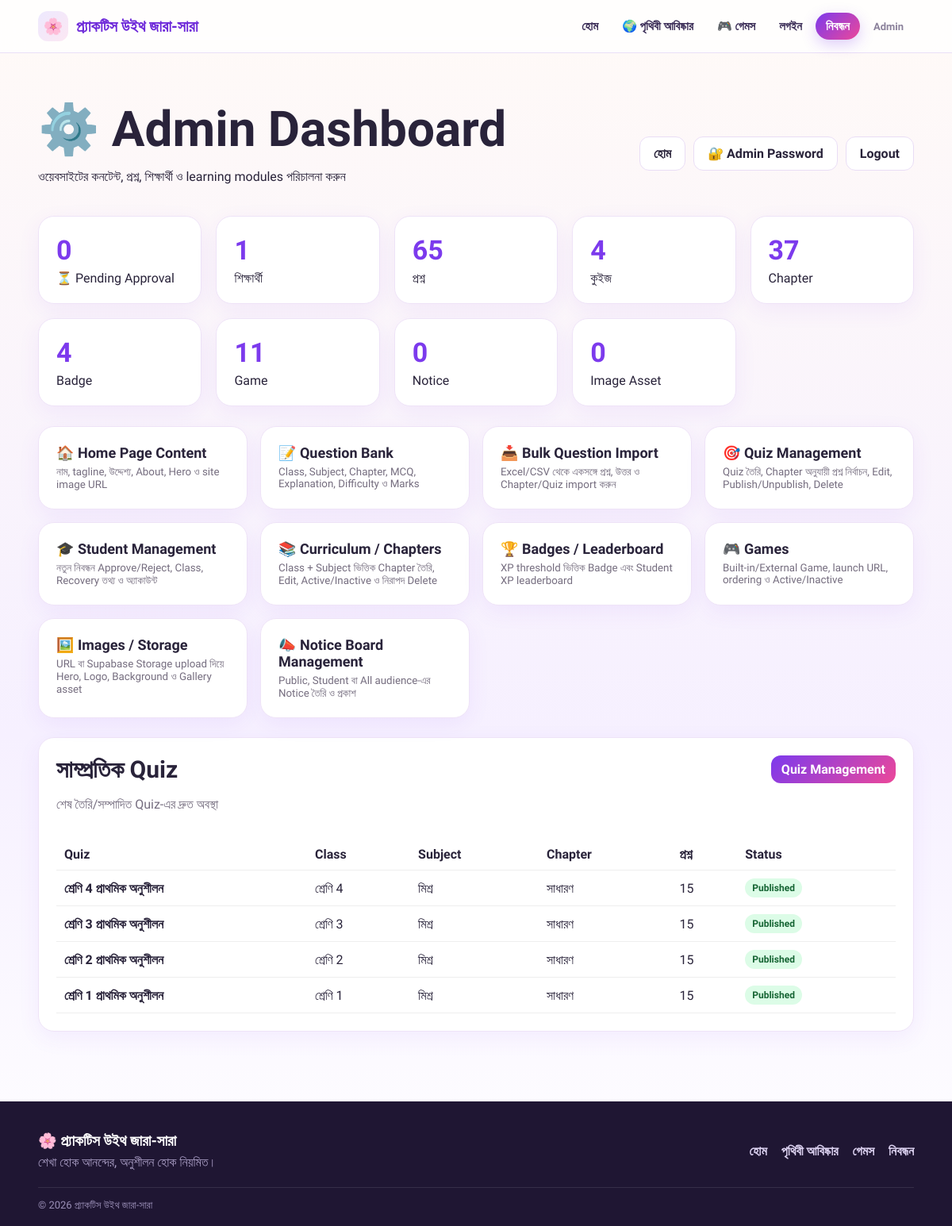
The page /admin (signed in) on the database its author committed.
### tables this page shows
CREATE TABLE site_settings(id INTEGER PRIMARY KEY AUTOINCREMENT,site_name TEXT,tagline TEXT,purpose TEXT,about TEXT,hero_title TEXT,hero_subtitle TEXT,logo_url TEXT,hero_image_url TEXT,background_url TEXT,facebook_url TEXT);

CREATE TABLE quizzes(id INTEGER PRIMARY KEY AUTOINCREMENT,title TEXT NOT NULL,description TEXT,class_id INTEGER,subject_id INTEGER,chapter_id INTEGER,time_limit INTEGER DEFAULT 0,total_marks INTEGER DEFAULT 0,published INTEGER DEFAULT 0,question_count INTEGER DEFAULT 0,max_question_count INTEGER DEFAULT 50,student_can_choose_count INTEGER DEFAULT 0,randomize_questions INTEGER DEFAULT 1,created_at TEXT DEFAULT CURRENT_TIMESTAMP,FOREIGN KEY(class_id) REFERENCES classes(id),FOREIGN KEY(subject_id) REFERENCES subjects(id),FOREIGN KEY(chapter_id) REFERENCES chapters(id));

### app.py (the view)
@app.route('/admin')
@admin_required
def admin():
    d = db()
    try:
        tables = ['students','questions','quizzes','notices','chapters','badges','games','media_assets']
        counts = {t: d.fetchone(f'SELECT COUNT(*) AS n FROM {t}')['n'] for t in tables}
        counts['pending_approvals'] = d.fetchone("SELECT COUNT(*) AS n FROM students WHERE registration_status='pending'")['n']
        settings = d.fetchone('SELECT * FROM site_settings LIMIT 1')
        recent_quizzes = d.fetchall(
            '''SELECT q.id,q.title,q.published,q.time_limit,c.name class_name,s.name subject_name,ch.title chapter_name,
                      COUNT(qq.question_id) AS question_pool_count
               FROM quizzes q LEFT JOIN classes c ON c.id=q.class_id LEFT JOIN subjects s ON s.id=q.subject_id
               LEFT JOIN chapters ch ON ch.id=q.chapter_id LEFT JOIN quiz_questions qq ON qq.quiz_id=q.id
               GROUP BY q.id,c.name,s.name,ch.title ORDER BY q.id DESC LIMIT 8'''
        )
        return render_template('admin/dashboard.html', counts=counts, settings=settings, recent_quizzes=recent_quizzes)
    finally:
        d.close()

### app.py (called while the page is built)
def db():
    return DB()

def admin_required(f):
    @wraps(f)
    def w(*a, **kw):
        if not session.get('admin_id'):
            return redirect(url_for('admin_login'))
        return f(*a, **kw)
    return w

    def execute(self, sql, params=()):
        if self.pg:
            sql = sql.replace('?', '%s')
        self.cur.execute(sql, params)
        return self.cur

    def fetchone(self, sql, params=()):
        return self.execute(sql, params).fetchone()

    def fetchall(self, sql, params=()):
        return self.execute(sql, params).fetchall()

    def close(self):
        try:
            self.cur.close()
        finally:
            self.c.close()

### templates/admin/dashboard.html
{% extends 'base.html' %}{% block title %}Admin Dashboard{% endblock %}{% block content %}<div class="wrap section"><div class="adminhead"><div><h1>⚙️ Admin Dashboard</h1><p>ওয়েবসাইটের কনটেন্ট, প্রশ্ন, শিক্ষার্থী ও learning modules পরিচালনা করুন</p></div><div class="actions"><a class="btn" href="{{url_for('home')}}">হোম</a><a class="btn" href="{{url_for('admin_password')}}">🔐 Admin Password</a><a class="btn" href="{{url_for('admin_logout')}}">Logout</a></div></div><div class="grid statgrid"><a class="card statcard" href="{{url_for('admin_students',status='pending')}}"><b>{{counts.pending_approvals}}</b><span>⏳ Pending Approval</span></a><div class="card statcard"><b>{{counts.students}}</b><span>শিক্ষার্থী</span></div><div class="card statcard"><b>{{counts.questions}}</b><span>প্রশ্ন</span></div><div class="card statcard"><b>{{counts.quizzes}}</b><span>কুইজ</span></div><div class="card statcard"><b>{{counts.chapters}}</b><span>Chapter</span></div><div class="card statcard"><b>{{counts.badges}}</b><span>Badge</span></div><div class="card statcard"><b>{{counts.games}}</b><span>Game</span></div><div class="card statcard"><b>{{counts.notices}}</b><span>Notice</span></div><div class="card statcard"><b>{{counts.media_assets}}</b><span>Image Asset</span></div></div><div class="admin-menu"><a class="card admin-link" href="{{url_for('admin_settings')}}"><strong>🏠 Home Page Content</strong><small>নাম, tagline, উদ্দেশ্য, About, Hero ও site image URL</small></a><a class="card admin-link" href="{{url_for('admin_questions')}}"><strong>📝 Question Bank</strong><small>Class, Subject, Chapter, MCQ, Explanation, Difficulty ও Marks</small></a><a class="card admin-link" href="{{url_for('admin_question_import')}}"><strong>📥 Bulk Question Import</strong><small>Excel/CSV থেকে একসঙ্গে প্রশ্ন, উত্তর ও Chapter/Quiz import করুন</small></a><a class="card admin-link" href="{{url_for('admin_quizzes')}}"><strong>🎯 Quiz Management</strong><small>Quiz তৈরি, Chapter অনুযায়ী প্রশ্ন নির্বাচন, Edit, Publish/Unpublish, Delete</small></a><a class="card admin-link" href="{{url_for('admin_students')}}"><strong>🎓 Student Management</strong><small>নতুন নিবন্ধন Approve/Reject, Class, Recovery তথ্য ও অ্যাকাউন্ট</small></a><a class="card admin-link" href="{{url_for('admin_chapters')}}"><strong>📚 Curriculum / Chapters</strong><small>Class + Subject ভিত্তিক Chapter তৈরি, Edit, Active/Inactive ও নিরাপদ Delete</small></a><a class="card admin-link" href="{{url_for('admin_badges')}}"><strong>🏆 Badges / Leaderboard</strong><small>XP threshold ভিত্তিক Badge এবং Student XP leaderboard</small></a><a class="card admin-link" href="{{url_for('admin_games')}}"><strong>🎮 Games</strong><small>Built-in/External Game, launch URL, ordering ও Active/Inactive</small></a><a class="card admin-link" href="{{url_for('admin_images')}}"><strong>🖼️ Images / Storage</strong><small>URL বা Supabase Storage upload দিয়ে Hero, Logo, Background ও Gallery asset</small></a><a class="card admin-link" href="{{url_for('admin_notices')}}"><strong>📣 Notice Board Management</strong><small>Public, Student বা All audience-এর Notice তৈরি ও প্রকাশ</small></a></div>{% if recent_quizzes %}<div class="card section-card"><div class="section-title"><div><h2>সাম্প্রতিক Quiz</h2><p class="muted">শেষ তৈরি/সম্পাদিত Quiz-এর দ্রুত অবস্থা</p></div><a class="btn small primary" href="{{url_for('admin_quizzes')}}">Quiz Management</a></div><div class="table-wrap"><table><thead><tr><th>Quiz</th><th>Class</th><th>Subject</th><th>Chapter</th><th>প্রশ্ন</th><th>Status</th></tr></thead><tbody>{% for q in recent_quizzes %}<tr><td><b>{{q.title}}</b></td><td>{{q.class_name or 'সব শ্রেণি'}}</td><td>{{q.subject_name or 'মিশ্র'}}</td><td>{{q.chapter_name or 'সাধারণ'}}</td><td>{{q.question_pool_count}}</td><td><span class="status {{'published' if q.published else 'draft'}}">{{'Published' if q.published else 'Draft'}}</span></td></tr>{% endfor %}</tbody></table></div></div>{% endif %}</div>{% endblock %}

### templates/base.html (shortened to what this page needs)
<!doctype html>
<html lang="bn">
<head>
<link rel="stylesheet" href="{{ url_for('static',filename='css/style.css') }}">
<link rel="stylesheet" href="{{ url_for('static',filename='css/home.css') }}">
</head>
<body>
<header class="site-header">
  <div class="wrap nav">
    <a class="brand" href="{{ url_for('home') }}"><span class="brand-mark">🌸</span><span>{{ settings.site_name if settings else 'জারা-সারা' }}</span></a>
    <nav id="mainNav">
      <a href="{{ url_for('home') }}">হোম</a>
      <a href="{{ url_for('explore') }}">🌍 পৃথিবী আবিষ্কার</a>
      <a href="{{ url_for('games') }}">🎮 গেমস</a>
      {% if session.get('student_id') %}
        <a href="{{ url_for('student') }}">আমার ড্যাশবোর্ড</a>
        <a href="{{ url_for('logout') }}">লগআউট</a>
      {% else %}
        <a href="{{ url_for('login') }}">লগইন</a>
        <a class="nav-cta" href="{{ url_for('register') }}">নিবন্ধন</a>
      {% endif %}
      <a class="nav-admin" href="{{ url_for('admin_login') }}">Admin</a>
    </nav>
  </div>
</header>
<main>
{% block content %}{% endblock %}
</main>
<footer class="site-footer">
  <div class="wrap footer-grid">
    <div><b>🌸 {{ settings.site_name if settings else 'প্র্যাকটিস উইথ জারা-সারা' }}</b><p>শেখা হোক আনন্দের, অনুশীলন হোক নিয়মিত।</p></div>
    <div class="footer-links"><a href="{{ url_for('home') }}">হোম</a><a href="{{ url_for('explore') }}">পৃথিবী আবিষ্কার</a><a href="{{ url_for('games') }}">গেমস</a><a href="{{ url_for('register') }}">নিবন্ধন</a></div>
  </div>
  <div class="wrap footer-copy">© 2026 {{ settings.site_name if settings else 'প্র্যাকটিস উইথ জারা-সারা' }}</div>
</footer>
</body>
</html>

### static/css/style.css (style rules this page uses)
* { box-sizing:border-box }
body { margin:0;font-family:'Hind Siliguri',sans-serif;background:linear-gradient(135deg,#fffaf7,#f6f0ff);color:#29233a }
a { text-decoration:none;color:inherit }
.wrap { width:min(1120px,92%);margin:auto }
.nav { min-height:70px;display:flex;align-items:center;justify-content:space-between;gap:20px }
.brand { font-size:21px;font-weight:700;color:#6d28d9 }
.nav nav { display:flex;gap:16px;flex-wrap:wrap }
.nav nav a { font-weight:600 }
h1 { font-size:clamp(34px,6vw,62px);line-height:1.1;margin:14px 0 }
h2 { font-size:30px }
.actions { display:flex;gap:12px;flex-wrap:wrap;margin-top:24px }
.btn { display:inline-block;border:0;border-radius:12px;padding:11px 17px;background:#fff;border:1px solid #e9ddf5;cursor:pointer;font:inherit;font-weight:700 }
.btn.primary { background:linear-gradient(135deg,#7c3aed,#ec4899);color:#fff;border:none }
.btn.small { padding:8px 13px }
.section { padding:48px 0 }
.grid { display:grid;grid-template-columns:repeat(auto-fit,minmax(200px,1fr));gap:18px }
.card { background:#fff;border:1px solid #eee3f7;border-radius:20px;padding:22px;box-shadow:0 8px 28px #7c3aed12 }
.adminhead { display:flex;justify-content:space-between;align-items:center;gap:20px;margin-bottom:24px }
.admin-menu { display:grid;grid-template-columns:repeat(auto-fit,minmax(230px,1fr));gap:16px;margin-top:25px }
.admin-menu .card { font-weight:700 }
.admin-menu small,.muted { color:#756d7f;font-weight:400 }
table { width:100%;border-collapse:collapse }
th,td { padding:10px;border-bottom:1px solid #eee;text-align:left }
footer { padding:30px 0;color:#766d80;text-align:center }
.section-card { margin-top:24px }
.section-title { display:flex;justify-content:space-between;align-items:flex-start;gap:16px;margin-bottom:18px }
.section-title h2 { margin:0 0 4px }
.statgrid { margin-bottom:24px }
.statcard { display:flex;flex-direction:column;gap:6px }
.statcard b { font-size:34px;color:#7c3aed }
.admin-link { display:flex;flex-direction:column;gap:6px;transition:transform .15s ease,box-shadow .15s ease }
.admin-link strong { font-size:18px }
.actions { display:flex;gap:10px;flex-wrap:wrap }
.table-wrap { overflow:auto }
.table-wrap table { min-width:760px }
.status { display:inline-flex;padding:5px 9px;border-radius:999px;font-size:12px;font-weight:700 }
.status.published { background:#dcfce7;color:#166534 }
.muted { color:#756d7f }

### static/css/home.css (style rules this page uses)
:root { --p:#6d28d9;--p2:#7c3aed;--pink:#ec4899;--ink:#1f1633;--soft:#f6f0ff;--line:#eadff7 }
body { background:linear-gradient(180deg,#fffaf7 0,#f6f0ff 60%,#fff 100%);background-attachment:fixed }
.site-header { position:sticky;top:0;z-index:50;background:rgba(255,255,255,.78);backdrop-filter:saturate(1.4) blur(14px);-webkit-backdrop-filter:saturate(1.4) blur(14px);border-bottom:1px solid var(--line) }
.site-header .nav { min-height:66px;flex-direction:row;align-items:center }
.brand { display:flex;align-items:center;gap:10px;font-size:20px }
.brand-mark { display:grid;place-items:center;width:38px;height:38px;border-radius:12px;background:linear-gradient(135deg,#ede9fe,#fce7f3);font-size:20px }
.site-header nav { align-items:center;gap:4px }
.site-header nav a { padding:8px 13px;border-radius:999px;font-weight:600;font-size:15px;color:#3b2d57;transition:background .15s }
.site-header nav a.nav-cta { background:linear-gradient(135deg,var(--p2),var(--pink));color:#fff;box-shadow:0 6px 18px #7c3aed40 }
.site-header nav a.nav-admin { color:#8b819b;font-size:13px }
.site-footer { margin-top:40px;background:#1f1633;color:#cfc4e6;padding:38px 0 18px;text-align:left }
.site-footer b { color:#fff;font-size:19px }
.site-footer p { margin:6px 0 0;color:#a99dc4 }
.footer-grid { display:flex;justify-content:space-between;gap:24px;flex-wrap:wrap }
.footer-links { display:flex;gap:18px;flex-wrap:wrap;align-items:center }
.footer-links a { color:#ddd3f2;font-weight:600 }
.footer-copy { margin-top:22px;padding-top:14px;border-top:1px solid #ffffff1a;font-size:13px;color:#9a8fb7 }

### rows shown on the page
site_settings: site_name "প্র্যাকটিস উইথ জারা-সারা"
quizzes: title "শ্রেণি 4 প্রাথমিক অনুশীলন", class_name "শ্রেণি 4", subject_name "মিশ্র", chapter_name "সাধারণ", question_pool_count "15", published "Published"
quizzes: title "শ্রেণি 3 প্রাথমিক অনুশীলন", class_name "শ্রেণি 3", subject_name "মিশ্র", chapter_name "সাধারণ", question_pool_count "15", published "Published"
quizzes: title "শ্রেণি 2 প্রাথমিক অনুশীলন", class_name "শ্রেণি 2", subject_name "মিশ্র", chapter_name "সাধারণ", question_pool_count "15", published "Published"
quizzes: title "শ্রেণি 1 প্রাথমিক অনুশীলন", class_name "শ্রেণি 1", subject_name "মিশ্র", chapter_name "সাধারণ", question_pool_count "15", published "Published"

### other values the page prints
{{ counts.pending_approvals }} "0"
{{ counts.students }} "1"
{{ counts.questions }} "65"
{{ counts.quizzes }} "4"
{{ counts.chapters }} "37"
{{ counts.badges }} "4"
{{ counts.games }} "11"
{{ counts.notices }} "0"
{{ counts.media_assets }} "0"
